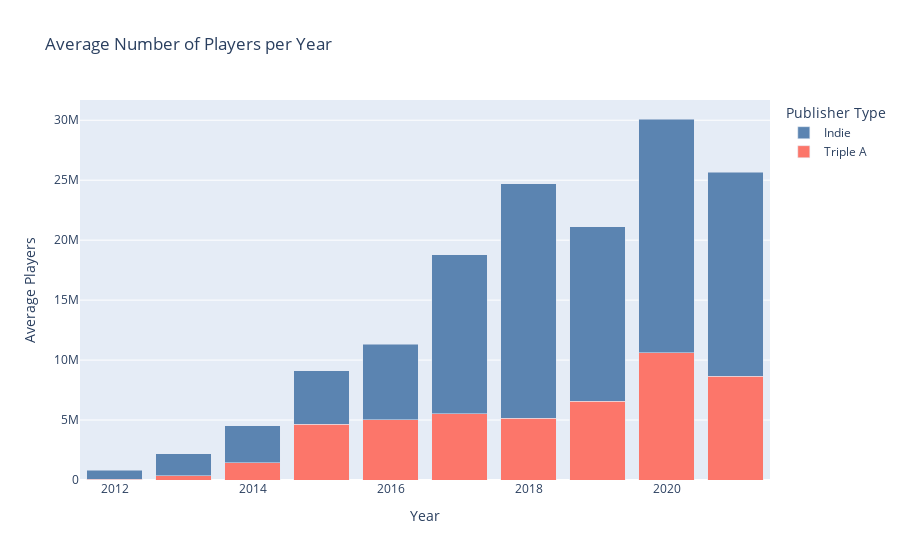

The cell this chart's notebook holds for it:
### Markdown cell above
Finally, we were interested to see a game's player count over time. A growing playerbase means the game is appealing enough to atract new players and has enough substance to statisfy long-time players.

### Code cell
{
    "tags": [
        "hide_input",
    ]
}

data = pd.read_csv('DATASETS/Valve_Player_Data.csv')

# Example list of triple-A game names
triple_a_games = [
    'Counter Strike: Global Offensive', 'Dota 2', 'PlayerUnknown’s Battlegrounds', 
    'Grand Theft Auto V', 'Apex Legends', 'Destiny 2', 'Rainbow Six Siege', 'Warframe'
]

# Add a new column classifying the games as triple-A or indie
data['Publisher_Type'] = data['name'].apply(lambda x: 'Triple A' if x in triple_a_games else 'Indie')

# Extract the year from the Date column
data['Year'] = pd.to_datetime(data['Date']).dt.year

# Filter out the game 'Dota 2'
filtered_data = data[data['name'] != 'Dota 2']

# Group by year and publisher type
grouped_filtered_data = filtered_data.groupby(['Year', 'Publisher_Type'])['Avg_players'].sum().reset_index()

# Create a pivot table for better plotting
pivot_filtered_data = grouped_filtered_data.pivot(index='Year', columns='Publisher_Type', values='Avg_players').fillna(0)

# Plotting using Plotly
fig = go.Figure(data=[
    go.Bar(name='Triple A', x=pivot_filtered_data.index, y=pivot_filtered_data['Triple A'], marker_color='#fc766a'),
    go.Bar(name='Indie', x=pivot_filtered_data.index, y=pivot_filtered_data['Indie'], marker_color='#5b84b1')
])

# Change the bar mode
fig.update_layout(barmode='stack', title='Average Number of Players per Year', 
                  xaxis_title='Year', yaxis_title='Average Players', legend_title='Publisher Type')

fig.show()

### Figure 1 — Plotly figure (JSON) as saved in the notebook; plotly's stock layout.template omitted (floating-point values rounded to 4 significant figures)
{"data": [{"marker": {"color": "#fc766a"}, "name": "Triple A", "type": "bar", "x": [2012, 2013, 2014, 2015, 2016, 2017, 2018, 2019, 2020, 2021], "y": [71360.0, 373900.0, 1444000.0, 4648000.0, 5017000.0, 5530000.0, 5163000.0, 6557000.0, 10610000.0, 8664000.0]}, {"marker": {"color": "#5b84b1"}, "name": "Indie", "type": "bar", "x": [2012, 2013, 2014, 2015, 2016, 2017, 2018, 2019, 2020, 2021], "y": [740600.0, 1817000.0, 3062000.0, 4443000.0, 6293000.0, 13240000.0, 19560000.0, 14570000.0, 19490000.0, 16990000.0]}], "layout": {"autosize": true, "barmode": "stack", "legend": {"title": {"text": "Publisher Type"}}, "title": {"text": "Average Number of Players per Year"}, "xaxis": {"autorange": true, "range": [2012.0, 2022.0], "title": {"text": "Year"}, "type": "linear"}, "yaxis": {"autorange": true, "range": [0, 31690000.0], "title": {"text": "Average Players"}, "type": "linear"}}}
